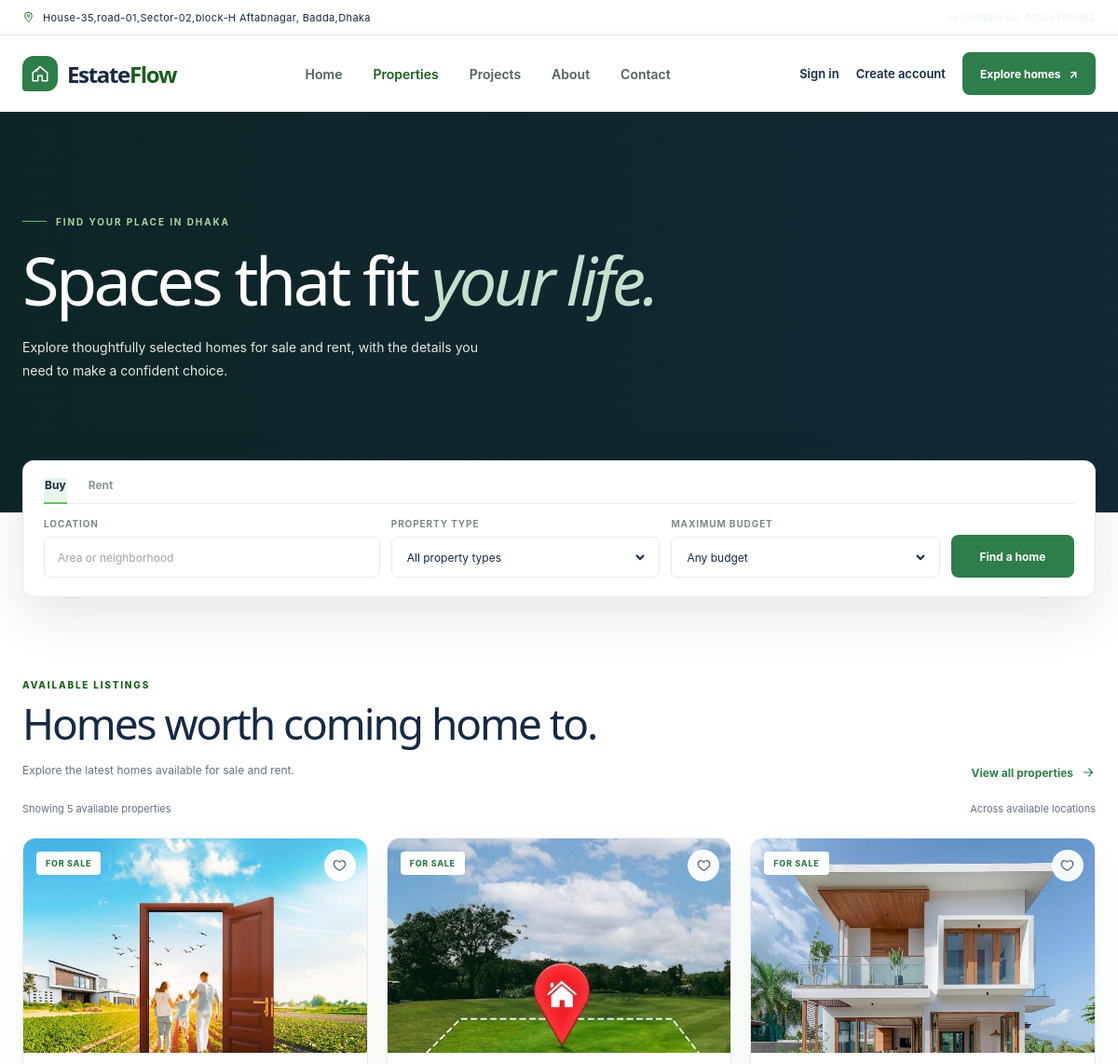
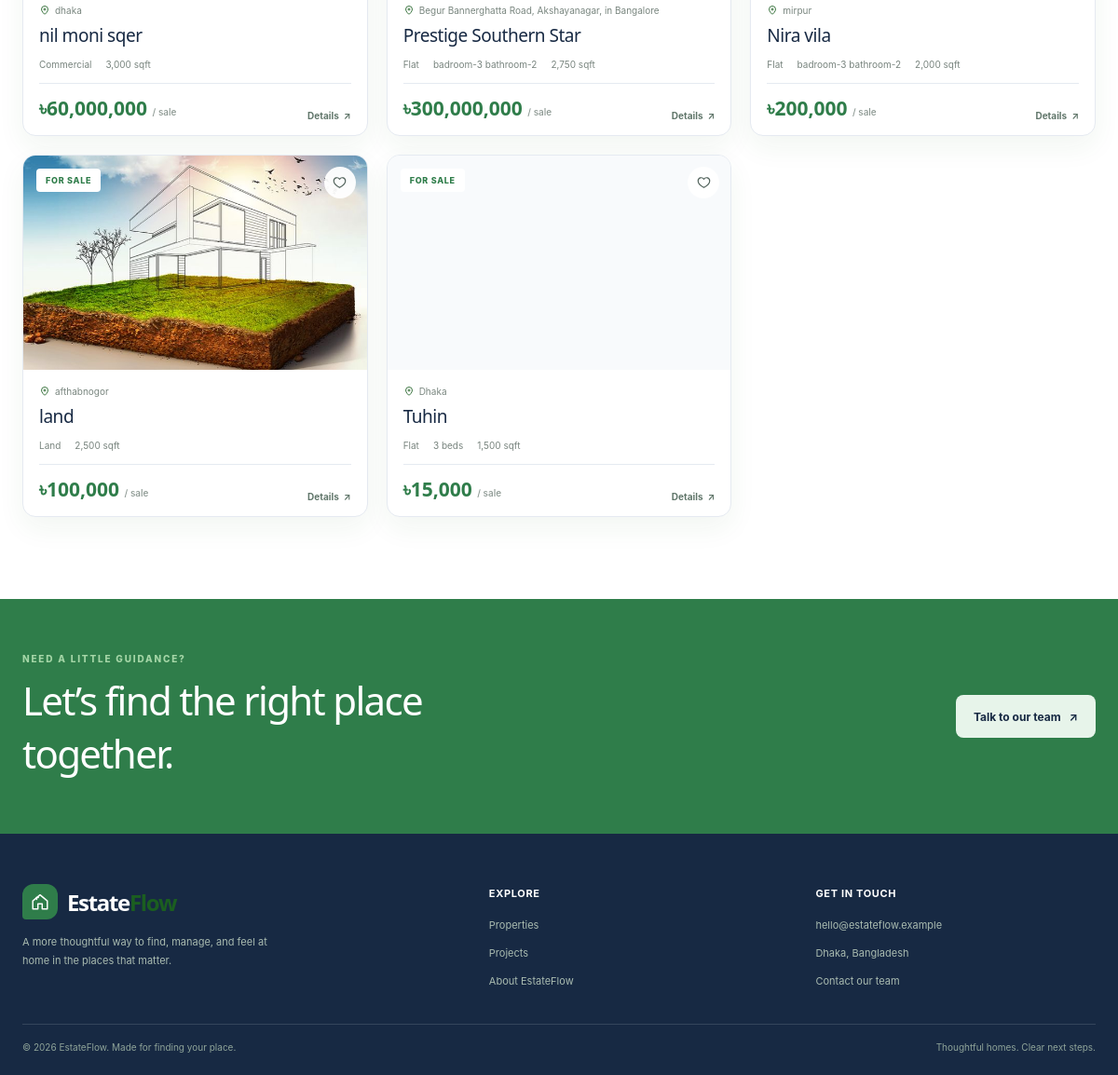
Page /frontend/user/properties.php on the committed database (2 pictures, top to bottom).
### tables this page shows
CREATE TABLE `properties` (
  `property_id` bigint UNSIGNED NOT NULL,
  `owner_id` bigint UNSIGNED NOT NULL,
  `title` varchar(100) NOT NULL,
  `property_type` enum('flat','land','commercial') NOT NULL,
  `address` varchar(255) NOT NULL,
  `area_sqft` decimal(10,2) DEFAULT NULL,
  `price` decimal(12,2) DEFAULT NULL,
  `monthly_rent` decimal(12,2) DEFAULT NULL,
  `flat_details` varchar(100) NOT NULL,
  `status` enum('available','sold','rented') NOT NULL DEFAULT 'available',
  `description` text,
  `created_at` datetime NOT NULL DEFAULT CURRENT_TIMESTAMP,
  `imagas` varchar(100) NOT NULL
);

### frontend/user/partials/card.php (the view, shortened to what this page needs)
<?php
include_once __DIR__ . '/../../../backend/owner/property_crud/dbconfig.php';
$conn->set_charset('utf8mb4');
$propertyQuery = $conn->prepare(
    "SELECT property_id, title, property_type, address, area_sqft, price,
            monthly_rent, flat_details, imagas
     FROM properties
     WHERE status = ?
     ORDER BY created_at DESC"
);
$availableStatus = 'available';
$propertyQuery->bind_param('s', $availableStatus);
$propertyQuery->execute();
$properties = $propertyQuery->get_result()->fetch_all(MYSQLI_ASSOC);
$listingCards = [];
$buyListingCount = 0;
foreach ($properties as $property) {
    $price = (float)($property['price'] ?? 0);
    $monthlyRent = (float)($property['monthly_rent'] ?? 0);
    if ($price > 0) {
        $listingCards[] = ['property' => $property, 'mode' => 'buy', 'price' => $price];
        $buyListingCount++;
    }
    if ($monthlyRent > 0) {
        $listingCards[] = ['property' => $property, 'mode' => 'rent', 'price' => $monthlyRent];
    }
}
$escape = static fn($value): string => htmlspecialchars((string)$value, ENT_QUOTES, 'UTF-8');
?>
<section class="section" id="properties" aria-labelledby="properties-title">
  <div class="shell">
    <div class="section-head">
      <div>
        <p class="section-kicker">Available listings</p>
        <h2 class="section-title" id="properties-title">Homes worth coming home to.</h2>
        <p class="section-description">Explore the latest homes available for sale and rent.</p>
      </div>
      <a class="text-link" href="properties.php">View all properties <svg width="16" height="16" viewBox="0 0 24 24" fill="none" aria-hidden="true"><path d="M5 12h14m-6-6 6 6-6 6" stroke="currentColor" stroke-width="1.7" stroke-linecap="round" stroke-linejoin="round"/></svg></a>
    </div>
    <div class="listing-meta" aria-live="polite">
      <span id="results-count">Showing <?= $buyListingCount ?> available properties</span>
      <span>Across available locations</span>
    </div>
    <div class="property-grid" id="property-grid">
      <?php foreach ($listingCards as $listing):
        $property = $listing['property'];
        $title = (string)$property['title'];
        $address = (string)$property['address'];
        $propertyType = (string)$property['property_type'];
        $mode = $listing['mode'];
        $listingPrice = $listing['price'];
        $details = trim((string)$property['flat_details']);
        $image = trim((string)$property['imagas']);
        $imageUrl = $image !== ''
            ? '../../backend/owner/property_crud/' . ltrim($image, '/\\')
            : '';
      ?>
        <article class="property-card"
                 data-mode="<?= $mode ?>"
                 data-type="<?= $escape($propertyType) ?>"
                 data-price="<?= $escape($listingPrice) ?>"
                 data-location="<?= $escape(strtolower($address)) ?>">
          <div class="property-image">
            <?php if ($imageUrl !== ''): ?>
              <img src="<?= $escape($imageUrl) ?>" alt="<?= $escape($title) ?>" loading="lazy">
            <?php endif; ?>
            <span class="badge"><?= $mode === 'rent' ? 'For rent' : 'For sale' ?></span>
            <button class="favorite" type="button" aria-label="Save <?= $escape($title) ?>" aria-pressed="false">
              <svg width="17" height="17" viewBox="0 0 24 24" fill="none" aria-hidden="true"><path d="M20.8 8.8c0 5.2-8.8 10-8.8 10s-8.8-4.8-8.8-10A4.8 4.8 0 0 1 12 6.1a4.8 4.8 0 0 1 8.8 2.7Z" stroke="currentColor" stroke-width="1.7" stroke-linejoin="round"/></svg>
            </button>
          </div>
          <div class="property-info">
            <div class="property-place">
              <svg width="12" height="12" viewBox="0 0 24 24" fill="none" aria-hidden="true"><path d="M19 10c0 5-7 11-7 11S5 15 5 10a7 7 0 1 1 14 0Z" stroke="currentColor" stroke-width="1.7"/><circle cx="12" cy="10" r="2" stroke="currentColor" stroke-width="1.7"/></svg>
              <?= $escape($address) ?>
            </div>
            <h3 class="property-name"><?= $escape($title) ?></h3>
            <div class="property-specs">
              <span><?= $escape(ucfirst($propertyType)) ?></span>
              <?php if ($details !== '' && strtolower($details) !== 'nai'): ?>
                <span>
                  <?= $propertyType === 'flat' && is_numeric($details)
                    ? $escape($details) . ' beds'
                    : $escape($details) ?>
                </span>
              <?php endif; ?>
              <?php if ($property['area_sqft'] !== null): ?>
                <span><?= number_format((float)$property['area_sqft']) ?> sqft</span>
              <?php endif; ?>
            </div>
            <div class="property-price-row">
              <div class="property-price">
                <?= $listingPrice > 0 ? '৳' . number_format($listingPrice) : 'Price on request' ?>
                <?php if ($listingPrice > 0): ?>
                  <small>/ <?= $mode === 'rent' ? 'month' : 'sale' ?></small>
                <?php endif; ?>
              </div>
              <a class="details-link" href="contact.php?property=<?= urlencode($title) ?>">Details <span aria-hidden="true">↗</span></a>
            </div>
          </div>
        </article>
      <?php endforeach; ?>
    </div>
  </div>
</section>

### frontend/user/properties.php (shortened to what this page needs)
<!doctype html>
<html lang="en">
<head>
  <link rel="stylesheet" href="partials/style.css">
</head>
<body>
  <?php include __DIR__ . '/partials/header.php'; ?>
  <main>
    <section class="page-hero properties-hero">
      <div class="shell page-hero-content">
        <p class="eyebrow">Find your place in Dhaka</p>
        <h1>Spaces that fit <em>your life.</em></h1>
        <p class="hero-copy">Explore thoughtfully selected homes for sale and rent, with the details you need to make a confident choice.</p>
      </div>
    </section>
    <div class="shell search-wrap">
      <form class="search-panel" id="property-search" role="search">
        <div class="search-tabs" role="tablist" aria-label="Listing type">
          <button class="search-tab" type="button" role="tab" aria-selected="true" data-mode="buy">Buy</button>
          <button class="search-tab" type="button" role="tab" aria-selected="false" data-mode="rent">Rent</button>
        </div>
        <div class="search-fields">
          <div class="field">
            <label for="location">Location</label>
            <div class="input-wrap"><input id="location" name="location" type="search" placeholder="Area or neighborhood"></div>
          </div>
          <div class="field">
            <label for="property-type">Property type</label>
            <div class="input-wrap">
              <select id="property-type" name="type">
                <option value="">All property types</option>
              </select>
            </div>
          </div>
          <div class="field">
            <label for="budget">Maximum budget</label>
            <div class="input-wrap">
              <select id="budget" name="budget">
                <option value="">Any budget</option>
              </select>
            </div>
          </div>
          <button class="button search-submit" type="submit">Find a home</button>
        </div>
      </form>
    </div>
    <?php include __DIR__ . '/partials/card.php'; ?>
    <section class="cta">
      <div class="shell cta-inner">
        <div>
          <p class="section-kicker">Need a little guidance?</p>
          <h2>Let’s find the right place together.</h2>
        </div>
        <a class="button" href="contact.php">Talk to our team <span aria-hidden="true">↗</span></a>
      </div>
    </section>
  </main>
  <?php include __DIR__ . '/partials/footer.php'; ?>
</body>
</html>

### frontend/user/partials/header.php (shortened to what this page needs)
<?php
$currentPage = basename($_SERVER['PHP_SELF'] ?? 'index.php');
$accountRole = $_SESSION['role'] ?? '';
$dashboardLinks = [
  'admin' => '../../backend/admin/users_dashboard.php',
  'agent' => '../../backend/agent/agents_dashboard.php',
  'owner' => '../../backend/owner/owner_dashboard.php',
  'customer' => 'customers_dashboard.php',
];
$dashboardLink = $dashboardLinks[$accountRole] ?? null;
$isSignedIn = isset($_SESSION['email']) && $dashboardLink !== null;
?>
  <div class="topline">
    <div class="shell topline-inner">
      <div class="topline-note">
        <svg width="13" height="13" viewBox="0 0 24 24" fill="none" aria-hidden="true"><path d="M12 21s7-6.1 7-12a7 7 0 1 0-14 0c0 5.9 7 12 7 12Z" stroke="currentColor" stroke-width="1.7"/><circle cx="12" cy="9" r="2.3" stroke="currentColor" stroke-width="1.7"/></svg>
        <span>House-35,road-01,Sector-02,block-H Aftabnagar, Badda,Dhaka</span>
      </div>
      <a class="topline-link" href="contact.php"> <span aria-hidden="true">→</span> Contact us: 01300700982 </a>
    </div>
  </div>
  <header class="header">
    <nav class="shell nav" aria-label="Main navigation">
      <a class="brand" href="index.php" aria-label="EstateFlow home">
        <span class="brand-mark" aria-hidden="true">
          <svg width="22" height="22" viewBox="0 0 24 24" fill="none"><path d="m3.5 11 8.5-7 8.5 7v9.5h-6v-6h-5v6h-6V11Z" stroke="currentColor" stroke-width="1.6" stroke-linejoin="round"/><path d="M8 9.2V7h2" stroke="currentColor" stroke-width="1.6" stroke-linecap="round"/></svg>
        </span>
        <span class="brand-name">Estate<span>Flow</span></span>
      </a>
      <ul class="nav-links" id="nav-links">
        <li><a href="index.php" <?= $currentPage === 'index.php' ? 'aria-current="page"' : '' ?>>Home</a></li>
        <li><a href="properties.php" <?= $currentPage === 'properties.php' ? 'aria-current="page"' : '' ?>>Properties</a></li>
        <li><a href="projects.php" <?= $currentPage === 'projects.php' ? 'aria-current="page"' : '' ?>>Projects</a></li>
        <li><a href="about.php" <?= $currentPage === 'about.php' ? 'aria-current="page"' : '' ?>>About</a></li>
        <li><a href="contact.php" <?= $currentPage === 'contact.php' ? 'aria-current="page"' : '' ?>>Contact</a></li>
      </ul>
      <div class="nav-actions">
        <?php if ($isSignedIn): ?>
          <a class="sign-in" href="<?= htmlspecialchars($dashboardLink, ENT_QUOTES, 'UTF-8') ?>">Dashboard</a>
          <a class="sign-in" href="../../backend/shared/partials/logout.php">Sign out</a>
        <?php else: ?>
          <a class="sign-in" href="../../backend/admin/index.php">Sign in</a>
          <a class="sign-in" href="../../backend/admin/sign_up.php">Create account</a>
        <?php endif; ?>
        <a class="button" href="properties.php">Explore homes <span aria-hidden="true">↗</span></a>
      </div>
    </nav>
  </header>

### frontend/user/partials/footer.php
<footer class="footer">
  <div class="shell">
    <div class="footer-top">
      <div class="footer-brand">
        <a class="brand" href="index.php" aria-label="EstateFlow home">
          <span class="brand-mark" aria-hidden="true"><svg width="22" height="22" viewBox="0 0 24 24" fill="none"><path d="m3.5 11 8.5-7 8.5 7v9.5h-6v-6h-5v6h-6V11Z" stroke="currentColor" stroke-width="1.6" stroke-linejoin="round"/><path d="M8 9.2V7h2" stroke="currentColor" stroke-width="1.6" stroke-linecap="round"/></svg></span>
          <span class="brand-name">Estate<span>Flow</span></span>
        </a>
        <p class="footer-copy">A more thoughtful way to find, manage, and feel at home in the places that matter.</p>
      </div>
      <div>
        <h3>Explore</h3>
        <ul class="footer-links">
          <li><a href="properties.php">Properties</a></li>
          <li><a href="projects.php">Projects</a></li>
          <li><a href="about.php">About EstateFlow</a></li>
        </ul>
      </div>
      <div>
        <h3>Get in touch</h3>
        <ul class="footer-links">
          <li><a href="mailto:hello@estateflow.example">hello@estateflow.example</a></li>
          <li><a href="contact.php">Dhaka, Bangladesh</a></li>
          <li><a href="contact.php">Contact our team</a></li>
        </ul>
      </div>
    </div>
    <div class="footer-bottom">
      <span>© 2026 EstateFlow. Made for finding your place.</span>
      <span>Thoughtful homes. Clear next steps.</span>
    </div>
  </div>
</footer>

### rows in the picture
properties: imagas (picture), address "dhaka", title "nil moni sqer", property_type "Commercial", area_sqft "3,000", listingPrice "60,000,000"
properties: imagas (picture), address "Begur Bannerghatta Road, Akshayanagar, in Bangalore", title "Prestige Southern Star", property_type "Flat", flat_details "badroom-3 bathroom-2", area_sqft "2,750", listingPrice "300,000,000"
properties: imagas (picture), address "mirpur", title "Nira vila", property_type "Flat", flat_details "badroom-3 bathroom-2", area_sqft "2,000", listingPrice "200,000"
properties: imagas (picture), address "afthabnogor", title "land", property_type "Land", area_sqft "2,500", listingPrice "100,000"
properties: address "Dhaka", title "Tuhin", property_type "Flat", flat_details "3", area_sqft "1,500"

### other values in the picture
$listingPrice "15,000"
